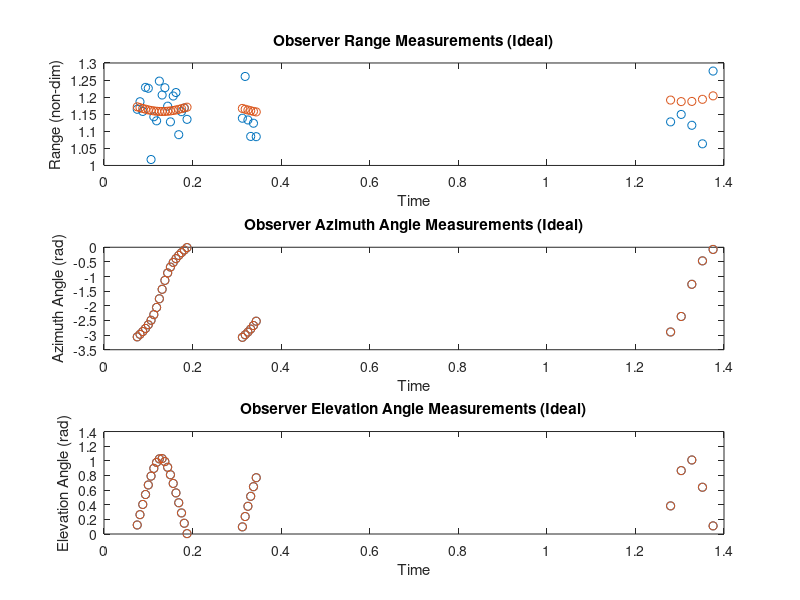
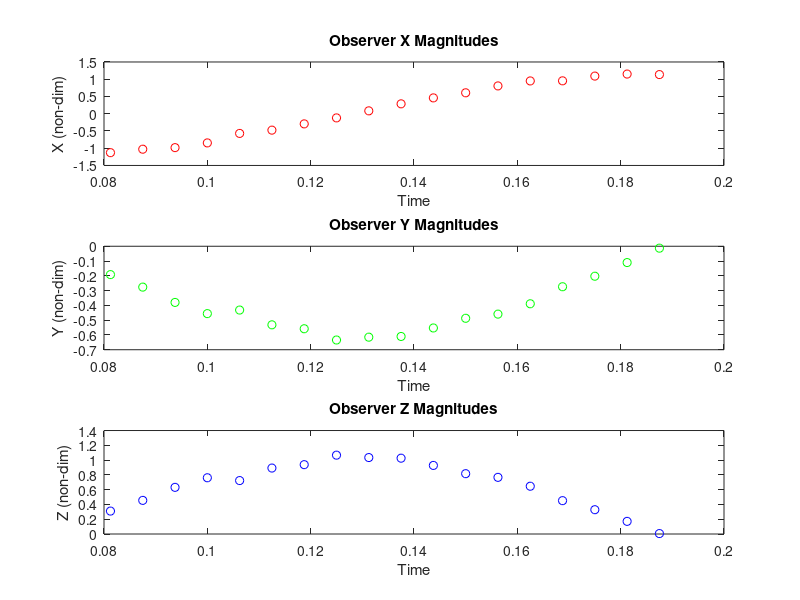
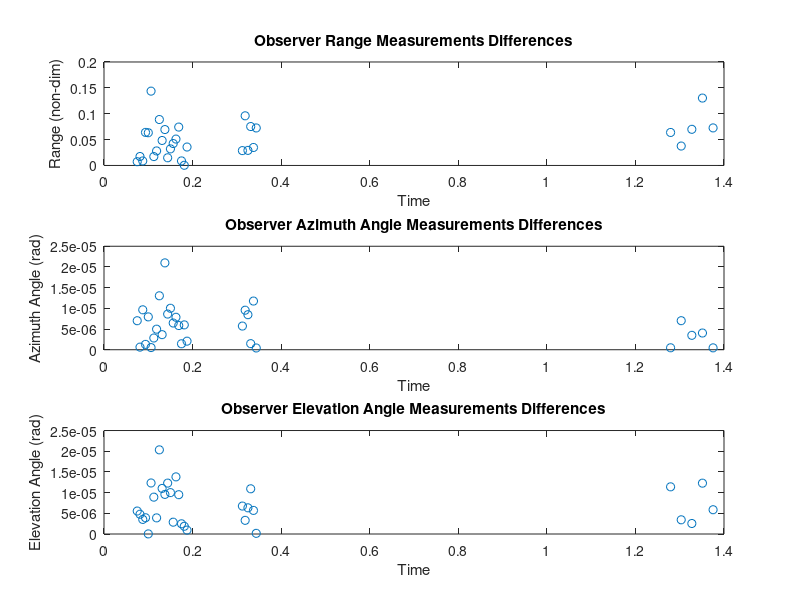
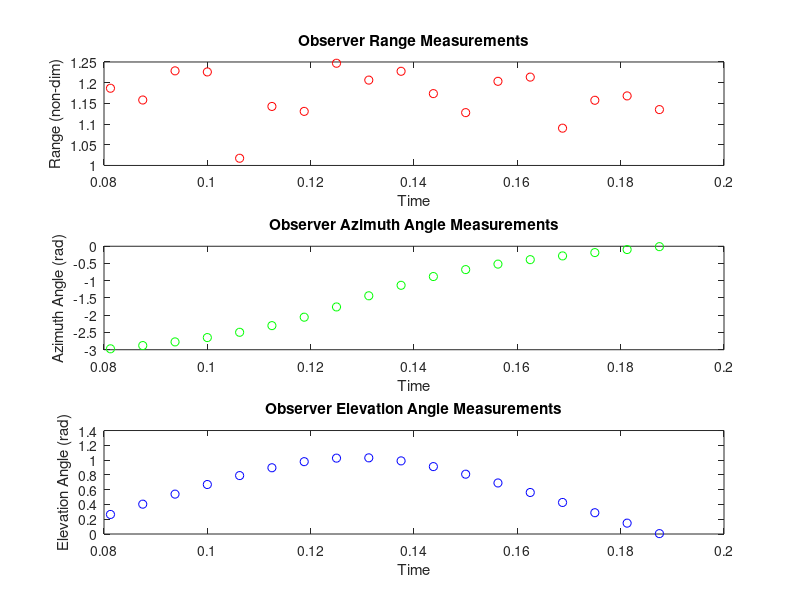

MATLAB code for these plots, in order: (Note: this script raises an error after producing the figures.)
% Load noiseless observation data and other important .mat files
load("partial_ts.mat"); % Noiseless observation data
load("full_ts.mat"); % Position truth (topocentric frame)
load("full_vts.mat"); % Velocity truth (topocentric frame)

% Add observation noise to the observation data as follows:
% Range - 5% of the current (i.e. noiseless) range
% Azimuth - 1.5 arc sec (credit: Dr. Utkarsh Ranjan Mishra)
% Elevation - 1.5 arc sec (credit: Dr. Utkarsh Ranjan Mishra)
% Note: All above quantities are drawn in a zero-mean Gaussian fashion.

noised_obs = partial_ts;

%{
for i = 1:length(partial_ts(:,1))
    mu_t = [partial_ts(i,2); partial_ts(i,3); partial_ts(i,4)];
    Sigma_t = [0.01*partial_ts(i,2), 0, 0; 0, 7.2722e-6, 0; 0, 0, 7.2722e-6]; % 1 arc sec = 4.8481e-6 rad
    % rng('default')
    noised_obs(i,2:4) = mvnrnd(mu_t, Sigma_t);
end
%}

R_t = zeros(3*length(noised_obs(:,1)),1); % We shall diagonalize this later
mu_t = zeros(3*length(noised_obs(:,1)),1);

for i = 1:length(partial_ts(:,1))
    mu_t(3*(i-1)+1:3*(i-1)+3, 1) = [partial_ts(i,2); partial_ts(i,3); partial_ts(i,4)];
    R_t(3*(i-1)+1:3*(i-1)+3, 1) = [(0.05*partial_ts(i,2))^2; (7.2722e-6)^2; (7.2722e-6)^2];
    % rng('default')
    % noised_obs(i,2:4) = mvnrnd(mu_t, Sigma_t);
end

R_t = diag(R_t);
data_vec = mvnrnd(mu_t, R_t)';

for i = 1:length(noised_obs(:,1))
    noised_obs(i,2:4) = data_vec(3*(i-1)+1:3*(i-1)+3,1);
end

% Plot the spherical coordinates of the observer parametrically w.r.t. time
figure(1)
subplot(3,1,1)
plot(noised_obs(:,1), noised_obs(:,2), 'o', partial_ts(:,1), partial_ts(:,2), 'o')
xlabel('Time')
ylabel('Range (non-dim)')
title('Observer Range Measurements (Ideal)')

subplot(3,1,2)
plot(noised_obs(:,1), noised_obs(:,3), 'o', partial_ts(:,1), partial_ts(:,3), 'o')
xlabel('Time')
ylabel('Azimuth Angle (rad)')
title('Observer Azimuth Angle Measurements (Ideal)')

subplot(3,1,3)
plot(noised_obs(:,1), noised_obs(:,4), 'o', partial_ts(:,1), partial_ts(:,4), 'o')
xlabel('Time')
ylabel('Elevation Angle (rad)')
title('Observer Elevation Angle Measurements (Ideal)')
saveas(gcf, 'noisyObservations_ECI.png')

obs_diffs = abs(partial_ts(:,2:4) - noised_obs(:,2:4));

figure(2)
subplot(3,1,1)
plot(noised_obs(:,1), obs_diffs(:,1), 'o')
xlabel('Time')
ylabel('Range (non-dim)')
title('Observer Range Measurements Differences')

subplot(3,1,2)
plot(noised_obs(:,1), obs_diffs(:,2), 'o')
xlabel('Time')
ylabel('Azimuth Angle (rad)')
title('Observer Azimuth Angle Measurements Differences')

subplot(3,1,3)
plot(noised_obs(:,1), obs_diffs(:,3), 'o')
xlabel('Time')
ylabel('Elevation Angle (rad)')
title('Observer Elevation Angle Measurements Differences')

% Extract the first continuous observation track

hdo = []; % Matrix for a half day observation
hdo(1,:) = noised_obs(1,:);
i = 1;
while(noised_obs(i+1,1) - noised_obs(i,1) < full_ts(2,1) + 1e-15) % Add small epsilon due to roundoff error
    hdo(i,:) = noised_obs(i+1,:);
    i = i + 1;
end

% Plot the spherical coordinates of the observer parametrically w.r.t. time
figure(3)
subplot(3,1,1)
plot(hdo(:,1), hdo(:,2), 'ro')
xlabel('Time')
ylabel('Range (non-dim)')
title('Observer Range Measurements')

subplot(3,1,2)
plot(hdo(:,1), hdo(:,3), 'go')
xlabel('Time')
ylabel('Azimuth Angle (rad)')
title('Observer Azimuth Angle Measurements')

subplot(3,1,3)
plot(hdo(:,1), hdo(:,4), 'bo')
xlabel('Time')
ylabel('Elevation Angle (rad)')
title('Observer Elevation Angle Measurements')

% Convert observation data into [X, Y, Z] data in the topographic frame.

hdR = zeros(length(hdo(:,1)),4); % Convert quantities of hdo to [X, Y, Z]
hdR(:,1) = hdo(:,1); % Timestamp stays the same
hdR(:,2) = hdo(:,2) .* cos(hdo(:,4)) .* cos(hdo(:,3)); % Conversion to X
hdR(:,3) = hdo(:,2) .* cos(hdo(:,4)) .* sin(hdo(:,3)); % Conversion to Y
hdR(:,4) = hdo(:,2) .* sin(hdo(:,4)); % Conversion to Z

% Plot the spherical coordinates of the observer parametrically w.r.t. time
figure(4)
subplot(3,1,1)
plot(hdR(:,1), hdR(:,2), 'ro')
xlabel('Time')
ylabel('X (non-dim)')
title('Observer X Magnitudes')

subplot(3,1,2)
plot(hdR(:,1), hdR(:,3), 'go')
xlabel('Time')
ylabel('Y (non-dim)')
title('Observer Y Magnitudes')

subplot(3,1,3)
plot(hdR(:,1), hdR(:,4), 'bo')
xlabel('Time')
ylabel('Z (non-dim)')
title('Observer Z Magnitudes')

saveas(gcf, 'noisedXYZ_singleTrack.png')

pf = 0.50; % A factor between 0 to 1 describing the length of the day to interpolate [x, y]
in_len = round(pf * length(hdR(:,1))); % Length of interpolation interval
hdR_p = hdR(1:in_len,:); % Matrix for a partial half-day observation

% Fit polynomials for X, Y, and Z (Cubic for X, Quadratic for X and Y)
coeffs_X = polyfit(hdR_p(:,1), hdR_p(:,2), 4);
coeffs_Y = polyfit(hdR_p(:,1), hdR_p(:,3), 4);
coeffs_Z = polyfit(hdR_p(:,1), hdR_p(:,4), 4);

% Predicted values for X, Y, and Z given the polynomial fits
X_fit = polyval(coeffs_X, hdR_p(:,1));
Y_fit = polyval(coeffs_Y, hdR_p(:,1));
Z_fit = polyval(coeffs_Z, hdR_p(:,1));

% Now that you have analytically calculated the coefficients of the fitted
% polynomial, use them to obtain values for X_dot, Y_dot, and Z_dot.
% 1) Plot the X_dot, Y_dot, and Z_dot values for the time points for the
% slides. 
% 2) Find a generic way of obtaining and plotting X_dot, Y_dot, and Z_dot
% values given some set of [X_coeffs, Y_coeffs, Z_coeffs]. 

coeffs_dX = polyDeriv(coeffs_X);
coeffs_dY = polyDeriv(coeffs_Y);
coeffs_dZ = polyDeriv(coeffs_Z);

% Predicted values for Xdot, Ydot, and Zdot given the polynomial fits
Xdot_fit = polyval(coeffs_dX, hdR_p(:,1));
Ydot_fit = polyval(coeffs_dY, hdR_p(:,1));
Zdot_fit = polyval(coeffs_dZ, hdR_p(:,1));

partial_vts = [];
partial_rts = [];
j = 1;
i = 1;
while (j <= length(hdR_p(:,1)))
    if(hdR(j,1) == full_vts(i,1)) % Matching time index
        partial_vts(j,:) = full_vts(i,:);
        partial_rts(j,:) = full_ts(i,:);
        j = j + 1;
    end
    i = i + 1;
end

% Plotting converted X, Y, Z data with the fitted polynomials
figure(4)
subplot(2,3,1)
scatter(hdR_p(:,1), hdR_p(:,2), 'blue', 'DisplayName', 'Topocentric X (Fitted)');
hold on;
scatter(hdR_p(:,1), partial_rts(:,2), 'yellow', 'DisplayName', 'Topocentric X (Truth)');
hold on;
plot(hdR_p(:,1), X_fit, 'red', 'DisplayName', 'Polynomial Fit')
xlabel('Time (non-dim)')
ylabel('X (non-dim)')
legend('show')

subplot(2,3,2)
scatter(hdR_p(:,1), hdR_p(:,3), 'blue', 'DisplayName', 'Topocentric Y (Fitted)');
hold on;
scatter(hdR_p(:,1), partial_rts(:,3), 'yellow', 'DisplayName', 'Topocentric Y (Truth)');
hold on;
plot(hdR_p(:,1), Y_fit, 'green', 'DisplayName', 'Polynomial Fit')
xlabel('Time (non-dim)')
ylabel('Y (non-dim)')
legend('show')

subplot(2,3,3)
scatter(hdR_p(:,1), hdR_p(:,4), 'blue', 'DisplayName', 'Topocentric Z (Fitted)');
hold on;
scatter(hdR_p(:,1), partial_rts(:,4), 'yellow', 'DisplayName', 'Topocentric Z (Truth)');
hold on;
plot(hdR_p(:,1), Z_fit, 'cyan', 'DisplayName', 'Polynomial Fit')
xlabel('Time (non-dim)')
ylabel('Z (non-dim)')
legend('show')

subplot(2,3,4)
scatter(partial_vts(:,1), partial_vts(:,2), 'blue', 'DisplayName', 'Topocentric Xdot (Fitted)');
hold on;
% scatter(partial_vts(:,1), partial_vts(length(hdR_p(:,1)):end,2), 'red', 'DisplayName', 'Topocentric Xdot (Unfitted)');
% hold on;
plot(partial_vts(:,1), Xdot_fit, 'red', 'DisplayName', 'Polynomial Fit')
xlabel('Time (non-dim)')
ylabel('Xdot (non-dim)')
legend('show')

subplot(2,3,5)
scatter(partial_vts(:,1), partial_vts(:,3), 'blue', 'DisplayName', 'Topocentric Ydot (Fitted)');
hold on;
% scatter(partial_vts(:,1), partial_vts(length(hdR_p(:,1)):end,3), 'red', 'DisplayName', 'Topocentric Ydot (Unfitted)');
% hold on;
plot(partial_vts(:,1), Ydot_fit, 'green', 'DisplayName', 'Polynomial Fit')
xlabel('Time (non-dim)')
ylabel('Ydot (non-dim)')
legend('show')

subplot(2,3,6)
scatter(partial_vts(:,1), partial_vts(:,4), 'blue', 'DisplayName', 'Topocentric Zdot (Fitted)');
hold on;
% scatter(partial_vts(length(hdR_p(:,1)):end,1), partial_vts(length(hdR_p(:,1)):end,4), 'red', 'DisplayName', 'Topocentric Zdot (Unfitted)');
% hold on;
plot(partial_vts(:,1), Zdot_fit, 'cyan', 'DisplayName', 'Polynomial Fit')
xlabel('Time (non-dim)')
ylabel('Zdot (non-dim)')
legend('show')

savefig(gcf, 'fittedStates.fig')
saveas(gcf, 'fittedStates.png')

%{
% Finding Point of best polynomial fit within interval
fitDiff_r = abs(hdR_p(:,2:4) - [X_fit, Y_fit, Z_fit]);
fitDiff_r = sum(fitDiff_r, 2);
[cmin, imin] = min(fitDiff_r);
%}

Xot_fitted = [X_fit(end,1); Y_fit(end,1); Z_fit(end,1); Xdot_fit(end,1); Ydot_fit(end,1); Zdot_fit(end,1)];
Xot_truth = [partial_rts(end,2:4), partial_vts(end,2:4)]';

t_truth = partial_rts(end,1);
[idx_prop, c_prop] = find(full_ts == t_truth);
Xprop_truth = [full_ts(idx_prop+1,2:4), full_vts(idx_prop+1,2:4)]';

L = 200;
Xcloud = zeros(L,6);
pf = 0.5;

for i = 1:length(Xcloud(:,1))
    Xcloud(i,:) = stateEstCloud(pf, partial_ts, (partial_ts(2,1) - partial_ts(1,1)) + 1e-15);
end

% Plot the cloud and the truth
figure(20)

subplot(1,3,1)
plot(Xcloud(:,1), Xcloud(:,2), '.', 'DisplayName', 'Interpolated State');
hold on;
plot(Xot_truth(1), Xot_truth(2), '+', 'MarkerSize', 12, 'LineWidth', 2, 'DisplayName', 'Target Truth')
xlabel('X Position')
ylabel('Y Position')
title('X-Y')

subplot(1,3,2)
plot(Xcloud(:,1), Xcloud(:,3), '.', 'DisplayName', 'Interpolated State');
hold on;
plot(Xot_truth(1), Xot_truth(3), '+', 'MarkerSize', 12, 'LineWidth', 2, 'DisplayName', 'Target Truth')
xlabel('X Position')
ylabel('Z Position')
title('X-Z')

subplot(1,3,3)
plot(Xcloud(:,2), Xcloud(:,3), '.', 'DisplayName', 'Interpolated State');
hold on;
plot(Xot_truth(2), Xot_truth(3), '+', 'MarkerSize', 12, 'LineWidth', 2, 'DisplayName', 'Target Truth')
xlabel('Y Position')
ylabel('Z Position')
title('Y-Z')

%{
subplot(2,1,1)
plot3(Xcloud(:,1), Xcloud(:,2), Xcloud(:,3), '.');
hold on;
plot3(Xot_truth(1), Xot_truth(2), Xot_truth(3), '+', 'MarkerSize', 12, 'LineWidth', 2)
xlabel('X Position')
ylabel('Y Position')
zlabel('Z Position')
title('Position Cloud')

subplot(2,1,2)
plot3(Xcloud(:,4), Xcloud(:,5), Xcloud(:,6), '.');
hold on;
plot3(Xot_truth(4), Xot_truth(5), Xot_truth(6), '+', 'MarkerSize', 12, 'LineWidth', 2)
xlabel('X Velocity')
ylabel('Y Velocity')
zlabel('Z Velocity')
title('Velocity Cloud')

savefig(gcf, "interpolationCloud.fig");
saveas(gcf, "interpolationCloud.png");
%}

% Show 2D plane plots of the above figure
figure(6)

subplot(2,3,1)
plot(Xcloud(:,1), Xcloud(:,2), '.');
hold on;
plot(Xot_truth(1), Xot_truth(2), '+', 'MarkerSize', 12, 'LineWidth', 2)
xlabel('X Position')
ylabel('Y Position')
title('X-Y')

subplot(2,3,2)
plot(Xcloud(:,1), Xcloud(:,3), '.');
hold on;
plot(Xot_truth(1), Xot_truth(3), '+', 'MarkerSize', 12, 'LineWidth', 2)
xlabel('X Position')
ylabel('Z Position')
title('X-Z')

subplot(2,3,3)
plot(Xcloud(:,2), Xcloud(:,3), '.');
hold on;
plot(Xot_truth(2), Xot_truth(3), '+', 'MarkerSize', 12, 'LineWidth', 2)
xlabel('Y Position')
ylabel('Z Position')
title('Y-Z')

subplot(2,3,4)
plot(Xcloud(:,4), Xcloud(:,5), '.');
hold on;
plot(Xot_truth(4), Xot_truth(5), '+', 'MarkerSize', 12, 'LineWidth', 2)
xlabel('X Velocity')
ylabel('Y Velocity')
title('Xdot-Ydot')

subplot(2,3,5)
plot(Xcloud(:,4), Xcloud(:,6), '.');
hold on;
plot(Xot_truth(4), Xot_truth(6), '+', 'MarkerSize', 12, 'LineWidth', 2)
xlabel('X Velocity')
ylabel('Z Velocity')
title('Xdot-Zdot')

subplot(2,3,6)
plot(Xcloud(:,5), Xcloud(:,6), '.');
hold on;
plot(Xot_truth(5), Xot_truth(6), '+', 'MarkerSize', 12, 'LineWidth', 2)
xlabel('Y Velocity')
ylabel('Z Velocity')
title('Ydot-Zdot')
%}


% Now that you have an initial cloud of particles, let's approximate the
% multi-variate mean and covariance of this data so that we may be able to
% approximate it as a single-mode Gaussian


% First, we calculate the mean
mu_c = zeros(1,length(Xcloud(1,:)));
% P_c = zeros(length(Xcloud(1,:)));
Xc = Xcloud; % Variable for re-centering Xcloud
for i = 1:length(Xcloud(1,:))
    mu_c(1,i) = mean(Xcloud(:,i));
    Xc(:,i) = Xcloud(:,i) - mu_c(1,i)*ones(length(Xcloud(:,1)),1);
end

P_c = (1/(length(Xcloud(:,1))-1)) * (Xc)' * Xc;

fprintf('Mean: \n');
disp(mu_c);
fprintf('Covariance:\n');
disp(P_c);

t_int = hdR_p(end,1); % Time at which we are obtaining a state cloud
interval = partial_ts(2,1) - partial_ts(1,1);
tspan = 0:interval:interval; % Integrate over just a single time step
Xm_cloud = Xcloud;

for i = 1:length(Xcloud(:,1))
    % First, convert from X_{ot} in the topocentric frame to X_{bt} in the
    % synodic frame.
    Xbt = backConvertSynodic(Xcloud(i,:)', t_int);

    % Next, propagate each X_{bt} in your particle cloud by a single time 
    % step and convert back to the topographic frame.
     % Call ode45()
    opts = odeset('Events', @termSat);
    [t,X] = ode45(@cr3bp_dyn, [0 interval], Xbt, opts); % Assumes termination event (i.e. target enters LEO)
    Xm_bt = X(end,:)';
    Xm_cloud(i,:) = convertToTopo(Xm_bt, t_int + interval);
end

%{
% Plot the cloud and the truth
figure(7)
subplot(2,1,1)
plot3(Xm_cloud(:,1), Xm_cloud(:,2), Xm_cloud(:,3), '.');
hold on;
plot3(Xprop_truth(1), Xprop_truth(2), Xprop_truth(3), '+', 'MarkerSize', 12, 'LineWidth', 2)
xlabel('X Position')
ylabel('Y Position')
zlabel('Z Position')
title('Position Cloud')

subplot(2,1,2)
plot3(Xm_cloud(:,4), Xm_cloud(:,5), Xm_cloud(:,6), '.');
hold on;
plot3(Xprop_truth(4), Xprop_truth(5), Xprop_truth(6), '+', 'MarkerSize', 12, 'LineWidth', 2)
xlabel('X Velocity')
ylabel('Y Velocity')
zlabel('Z Velocity')
title('Velocity Cloud')

savefig(gcf, "interpolationCloud.fig");
saveas(gcf, "interpolationCloud.png");

% Show 2D plane plots of the above figure
figure(8)

subplot(2,3,1)
plot(Xm_cloud(:,1), Xm_cloud(:,2), '.');
hold on;
plot(Xprop_truth(1), Xprop_truth(2), '+', 'MarkerSize', 12, 'LineWidth', 2)
xlabel('X Position')
ylabel('Y Position')
title('X-Y')

subplot(2,3,2)
plot(Xm_cloud(:,1), Xm_cloud(:,3), '.');
hold on;
plot(Xprop_truth(1), Xprop_truth(3), '+', 'MarkerSize', 12, 'LineWidth', 2)
xlabel('X Position')
ylabel('Z Position')
title('X-Z')

subplot(2,3,3)
plot(Xm_cloud(:,2), Xm_cloud(:,3), '.');
hold on;
plot(Xprop_truth(2), Xprop_truth(3), '+', 'MarkerSize', 12, 'LineWidth', 2)
xlabel('Y Position')
ylabel('Z Position')
title('Y-Z')

subplot(2,3,4)
plot(Xm_cloud(:,4), Xm_cloud(:,5), '.');
hold on;
plot(Xprop_truth(4), Xprop_truth(5), '+', 'MarkerSize', 12, 'LineWidth', 2)
xlabel('X Velocity')
ylabel('Y Velocity')
title('Xdot-Ydot')

subplot(2,3,5)
plot(Xm_cloud(:,4), Xm_cloud(:,6), '.');
hold on;
plot(Xprop_truth(4), Xprop_truth(6), '+', 'MarkerSize', 12, 'LineWidth', 2)
xlabel('X Velocity')
ylabel('Z Velocity')
title('Xdot-Zdot')

subplot(2,3,6)
plot(Xm_cloud(:,5), Xm_cloud(:,6), '.');
hold on;
plot(Xprop_truth(5), Xprop_truth(6), '+', 'MarkerSize', 12, 'LineWidth', 2)
xlabel('Y Velocity')
ylabel('Z Velocity')
title('Ydot-Zdot')
%}

mu_c = mean(Xm_cloud);
P_c = (Xm_cloud - mu_c)' * (Xm_cloud - mu_c) / (L - 1);

%{
% First, we calculate the mean
mu_c = zeros(1,length(Xm_cloud(1,:)));
% P_c = zeros(length(Xcloud(1,:)));
Xc = Xm_cloud; % Variable for re-centering Xcloud
for i = 1:length(Xm_cloud(1,:))
    mu_c(1,i) = mean(Xm_cloud(:,i));
    Xc(:,1) = Xm_cloud(:,1) - mu_c(1,i)*ones(length(Xm_cloud(:,1)),1);
end

P_c = (1/(length(Xm_cloud(:,1))-1)) * (Xc)' * Xc;
%}

fprintf('Mean (Prior Estimate): \n');
disp(mu_c);
fprintf('Covariance (Prior Estimate):\n');
disp(P_c);

% Update the mean and covariance with a Kalman update
t_stamp = t_int + interval;
[idx_meas, ~] = find(partial_ts == t_stamp);
if (idx_meas ~= 0) % i.e. there exists a measurement
    R_vv = R_t(3*idx_meas-2:3*idx_meas,3*idx_meas-2:3*idx_meas);
    Hk_R = [mu_c(1)/sqrt(mu_c(1)^2 + mu_c(2)^2 + mu_c(3)^2), ...
        mu_c(2)/sqrt(mu_c(1)^2 + mu_c(2)^2 + mu_c(3)^2), ...
        mu_c(3)/sqrt(mu_c(1)^2 + mu_c(2)^2 + mu_c(3)^2), 0, 0, 0]; % Range linearization
    Hk_AZ = [-mu_c(2)/(mu_c(1)^2 + mu_c(2)^2), mu_c(1)/(mu_c(1)^2 + mu_c(2)^2), 0, 0, 0, 0]; % Azimuth angle linearization
    Hk_EL = [-(mu_c(1)*mu_c(3))/((mu_c(1)^2 + mu_c(2)^2 + mu_c(3)^2)^(1.5)*sqrt(1 - mu_c(3)^2/(mu_c(1)^2 + mu_c(2)^2 +mu_c(3)^2))), ...
       -(mu_c(2)*mu_c(3))/((mu_c(1)^2 + mu_c(2)^2 + mu_c(3)^2)^(1.5)*sqrt(1 - mu_c(3)^2/(mu_c(1)^2 + mu_c(2)^2 +mu_c(3)^2))), ...
       sqrt(mu_c(1)^2 + mu_c(2)^2)/(mu_c(1)^2 + mu_c(2)^2 + mu_c(3)^2), 0, 0, 0];

    Hxk = [Hk_R; Hk_AZ; Hk_EL];
    h = @(x) [sqrt(x(1)^2 + x(2)^2 + x(3)^2); atan2(x(2),x(1)); pi/2 - acos(x(3)/sqrt(x(1)^2 + x(2)^2 + x(3)^2))]; % Nonlinear measurement model
    zt = noised_obs(idx_meas,2:4)';

    [mu_p, P_p] = kalmanUpdate(zt, Hxk, R_vv, mu_c', P_c, h);
else
    mu_p = mu_c';
    P_p = P_c';
end

fprintf('Mean (Posterior Estimate): \n');
disp(mu_p);
fprintf('Covariance (Posterior Estimate):\n');
disp(P_p);

fprintf('Truth State: \n');
disp([full_ts(idx_prop+1,2:4), full_vts(idx_prop+1,2:4)]);

Xp_cloud = Xm_cloud;
for i = 1:L
    Xp_cloud(i,:) = mvnrnd(mu_p, P_p);
end

% Xprop_truth = [full_ts(idx_prop+1,2:4), full_vts(idx_prop+1,2:4)];

%{
% Plot the cloud and the truth
figure(9)
subplot(2,1,1)
plot3(Xp_cloud(:,1), Xp_cloud(:,2), Xp_cloud(:,3), '.');
hold on;
plot3(Xprop_truth(1), Xprop_truth(2), Xprop_truth(3), '+', 'MarkerSize', 12, 'LineWidth', 2)
xlabel('X Position')
ylabel('Y Position')
zlabel('Z Position')
title('Position Cloud')

subplot(2,1,2)
plot3(Xp_cloud(:,4), Xp_cloud(:,5), Xp_cloud(:,6), '.');
hold on;
plot3(Xprop_truth(4), Xprop_truth(5), Xprop_truth(6), '+', 'MarkerSize', 12, 'LineWidth', 2)
xlabel('X Velocity')
ylabel('Y Velocity')
zlabel('Z Velocity')
title('Velocity Cloud')

savefig(gcf, "updatedCloud.fig");
saveas(gcf, "updatedCloud.png");

% Show 2D plane plots of the above figure
figure(10)

subplot(2,3,1)
plot(Xp_cloud(:,1), Xp_cloud(:,2), '.');
hold on;
plot(Xprop_truth(1), Xprop_truth(2), '+', 'MarkerSize', 12, 'LineWidth', 2)
xlabel('X Position')
ylabel('Y Position')
title('X-Y')

subplot(2,3,2)
plot(Xp_cloud(:,1), Xp_cloud(:,3), '.');
hold on;
plot(Xprop_truth(1), Xprop_truth(3), '+', 'MarkerSize', 12, 'LineWidth', 2)
xlabel('X Position')
ylabel('Z Position')
title('X-Z')

subplot(2,3,3)
plot(Xp_cloud(:,2), Xp_cloud(:,3), '.');
hold on;
plot(Xprop_truth(2), Xprop_truth(3), '+', 'MarkerSize', 12, 'LineWidth', 2)
xlabel('Y Position')
ylabel('Z Position')
title('Y-Z')

subplot(2,3,4)
plot(Xp_cloud(:,4), Xp_cloud(:,5), '.');
hold on;
plot(Xprop_truth(4), Xprop_truth(5), '+', 'MarkerSize', 12, 'LineWidth', 2)
xlabel('X Velocity')
ylabel('Y Velocity')
title('Xdot-Ydot')

subplot(2,3,5)
plot(Xp_cloud(:,4), Xp_cloud(:,6), '.');
hold on;
plot(Xprop_truth(4), Xprop_truth(6), '+', 'MarkerSize', 12, 'LineWidth', 2)
xlabel('X Velocity')
ylabel('Z Velocity')
title('Xdot-Zdot')

subplot(2,3,6)
plot(Xp_cloud(:,5), Xp_cloud(:,6), '.');
hold on;
plot(Xprop_truth(5), Xprop_truth(6), '+', 'MarkerSize', 12, 'LineWidth', 2)
xlabel('Y Velocity')
ylabel('Z Velocity')
title('Ydot-Zdot')
%}

% Set up a loop to propagate and update the EnKF mixture for the remaining
% epochs of the tracklet or half-day observation streak.

% Finding current time step index of tracklet
[idx_meas, c_meas] = find(abs(hdR(:,1) - t_stamp) < 1e-10);
interval = hdR(idx_meas,c_meas) - hdR(idx_meas-1,c_meas);
t_end = hdR(idx_meas + 1, c_meas);
% t_end = hdR(end,1) - interval; % Last observation of tracklet

for to = t_stamp:interval:t_end % Looping over the times of observation for easier propagation
    [mu_c, P_c] = propagate(mu_p, P_p, to, interval, L);

    % Update the mean and covariance with a Kalman update
    tstamp = to + interval;
    fprintf("Timestamp: %1.4f\n", tstamp);
    % [idx_meas, c_meas] = find(partial_ts(:,1) == tstamp);
    [idx_meas, c_meas] = find(abs(partial_ts(:,1) - tstamp) < 1e-10);
    if (idx_meas ~= 0) % i.e. there exists a measurement
        % R_vv = R_t(3*idx_meas-2:3*idx_meas,3*idx_meas-2:3*idx_meas);
        R_vv = [0.05*partial_ts(idx_meas,2), 0, 0; 0 7.2722e-6, 0; 0, 0, 7.2722e-6].^2;
        Hk_R = [mu_c(1)/sqrt(mu_c(1)^2 + mu_c(2)^2 + mu_c(3)^2), ...
            mu_c(2)/sqrt(mu_c(1)^2 + mu_c(2)^2 + mu_c(3)^2), ...
            mu_c(3)/sqrt(mu_c(1)^2 + mu_c(2)^2 + mu_c(3)^2), 0, 0, 0]; % Range linearization
        Hk_AZ = [-mu_c(2)/(mu_c(1)^2 + mu_c(2)^2), mu_c(1)/(mu_c(1)^2 + mu_c(2)^2), 0, 0, 0, 0]; % Azimuth angle linearization
        Hk_EL = [-(mu_c(1)*mu_c(3))/((mu_c(1)^2 + mu_c(2)^2 + mu_c(3)^2)^(1.5)*sqrt(1 - mu_c(3)^2/(mu_c(1)^2 + mu_c(2)^2 +mu_c(3)^2))), ...
            -(mu_c(2)*mu_c(3))/((mu_c(1)^2 + mu_c(2)^2 + mu_c(3)^2)^(1.5)*sqrt(1 - mu_c(3)^2/(mu_c(1)^2 + mu_c(2)^2 +mu_c(3)^2))), ...
            sqrt(mu_c(1)^2 + mu_c(2)^2)/(mu_c(1)^2 + mu_c(2)^2 + mu_c(3)^2), 0, 0, 0];

        Hxk = [Hk_R; Hk_AZ; Hk_EL];
        h = @(x) [sqrt(x(1)^2 + x(2)^2 + x(3)^2); atan2(x(2),x(1)); pi/2 - acos(x(3)/sqrt(x(1)^2 + x(2)^2 + x(3)^2))]; % Nonlinear measurement model
        zt = noised_obs(idx_meas,2:4)';

        [mu_p, P_p] = kalmanUpdate(zt, Hxk, R_vv, mu_c', P_c, h);
    else
        fprintf("Measurement not found at t = %1.4f\n", to);
        mu_p = mu_c';
        P_p = P_c;
    end
end

[idx_truth, c_truth] = find(abs(full_ts - t_end) < 1e-10);
Xprop_truth = [full_ts(idx_truth+1,2:4), full_vts(idx_truth+1,2:4)]'; % Location of Truth

Xp_cloud = Xm_cloud;
for i = 1:L
    Xp_cloud(i,:) = mvnrnd(mu_p, P_p);
end

% Plot the cloud and the truth
figure(5)

subplot(2,1,1)
plot3(Xp_cloud(:,1), Xp_cloud(:,2), Xp_cloud(:,3), '.');
hold on;
plot3(Xprop_truth(1), Xprop_truth(2), Xprop_truth(3), '+', 'MarkerSize', 12, 'LineWidth', 2)
xlabel('X Position')
ylabel('Y Position')
zlabel('Z Position')
title('Position Cloud')

subplot(2,1,2)
plot3(Xp_cloud(:,4), Xp_cloud(:,5), Xp_cloud(:,6), '.');
hold on;
plot3(Xprop_truth(4), Xprop_truth(5), Xprop_truth(6), '+', 'MarkerSize', 12, 'LineWidth', 2)
xlabel('X Velocity')
ylabel('Y Velocity')
zlabel('Z Velocity')
title('Velocity Cloud')

savefig(gcf, "updatedCloudFinal.fig");
saveas(gcf, "updatedCloudFinal.png");

% Show 2D plane plots of the above figure
figure(9)

subplot(2,3,1)
plot(Xp_cloud(:,1), Xp_cloud(:,2), '.');
hold on;
plot(Xprop_truth(1), Xprop_truth(2), '+', 'MarkerSize', 12, 'LineWidth', 2)
xlabel('X Position')
ylabel('Y Position')
title('X-Y')

subplot(2,3,2)
plot(Xp_cloud(:,1), Xp_cloud(:,3), '.');
hold on;
plot(Xprop_truth(1), Xprop_truth(3), '+', 'MarkerSize', 12, 'LineWidth', 2)
xlabel('X Position')
ylabel('Z Position')
title('X-Z')

subplot(2,3,3)
plot(Xp_cloud(:,2), Xp_cloud(:,3), '.');
hold on;
plot(Xprop_truth(2), Xprop_truth(3), '+', 'MarkerSize', 12, 'LineWidth', 2)
xlabel('Y Position')
ylabel('Z Position')
title('Y-Z')

subplot(2,3,4)
plot(Xp_cloud(:,4), Xp_cloud(:,5), '.');
hold on;
plot(Xprop_truth(4), Xprop_truth(5), '+', 'MarkerSize', 12, 'LineWidth', 2)
xlabel('X Velocity')
ylabel('Y Velocity')
title('Xdot-Ydot')

subplot(2,3,5)
plot(Xp_cloud(:,4), Xp_cloud(:,6), '.');
hold on;
plot(Xprop_truth(4), Xprop_truth(6), '+', 'MarkerSize', 12, 'LineWidth', 2)
xlabel('X Velocity')
ylabel('Z Velocity')
title('Xdot-Zdot')

subplot(2,3,6)
plot(Xp_cloud(:,5), Xp_cloud(:,6), '.');
hold on;
plot(Xprop_truth(5), Xprop_truth(6), '+', 'MarkerSize', 12, 'LineWidth', 2)
xlabel('Y Velocity')
ylabel('Z Velocity')
title('Ydot-Zdot')

fprintf('Final Mean: \n');
disp(mu_p);
fprintf('\nFinal Covariance: \n');
disp(P_p);
fprintf('\nTruth: \n')
disp(Xprop_truth);

%% Functions
function [dX_coeffs] = polyDeriv(X_coeffs)
    
    dX_coeffs = zeros(1, length(X_coeffs)-1);
    for j = length(X_coeffs):-1:2
        dX_coeffs(length(X_coeffs)+1-j) = X_coeffs(length(X_coeffs)+1-j)*(j-1);
    end
end

function [Xfit] = stateEstCloud(pf, obTr, tdiff)
    noised_obs = obTr;

    R_t = zeros(3*length(noised_obs(:,1)),1); % We shall diagonalize this later
    mu_t = zeros(3*length(noised_obs(:,1)),1);

    load("partial_ts.mat"); % Noiseless observation data

    for i = 1:length(obTr(:,1))
        mu_t(3*(i-1)+1:3*(i-1)+3, 1) = [partial_ts(i,2); partial_ts(i,3); partial_ts(i,4)];
        R_t(3*(i-1)+1:3*(i-1)+3, 1) = [0.05*partial_ts(i,2); 7.2722e-6; 7.2722e-6].^2;
    end

    R_t = diag(R_t);
    data_vec = mvnrnd(mu_t, R_t)';

    for i = 1:length(noised_obs(:,1))
        noised_obs(i,2:4) = data_vec(3*(i-1)+1:3*(i-1)+3,1);
    end

    % Extract the first continuous observation track

    hdo = []; % Matrix for a half day observation
    i = 1;
    while(noised_obs(i+1,1) - noised_obs(i,1) < tdiff) % Add small epsilon due to roundoff error
        hdo(i,:) = noised_obs(i+1,:);
        i = i + 1;
    end
    
    % Convert observation data into [X, Y, Z] data in the topographic frame.

    hdR = zeros(length(hdo(:,1)),4); % Convert quantities of hdo to [X, Y, Z]
    hdR(:,1) = hdo(:,1); % Timestamp stays the same
    hdR(:,2) = hdo(:,2) .* cos(hdo(:,4)) .* cos(hdo(:,3)); % Conversion to X
    hdR(:,3) = hdo(:,2) .* cos(hdo(:,4)) .* sin(hdo(:,3)); % Conversion to Y
    hdR(:,4) = hdo(:,2) .* sin(hdo(:,4)); % Conversion to Z

    in_len = round(pf * length(hdR(:,1))); % Length of interpolation interval
    hdR_p = hdR(1:in_len,:); % Matrix for a partial half-day observation

    % Fit polynomials for X, Y, and Z (Cubic for X, Quadratic for X and Y)
    coeffs_X = polyfit(hdR_p(:,1), hdR_p(:,2), 4);
    coeffs_Y = polyfit(hdR_p(:,1), hdR_p(:,3), 4);
    coeffs_Z = polyfit(hdR_p(:,1), hdR_p(:,4), 4);

    % Predicted values for X, Y, and Z given the polynomial fits
    X_fit = polyval(coeffs_X, hdR_p(:,1));
    Y_fit = polyval(coeffs_Y, hdR_p(:,1));
    Z_fit = polyval(coeffs_Z, hdR_p(:,1));

    % Now that you have analytically calculated the coefficients of the fitted
    % polynomial, use them to obtain values for X_dot, Y_dot, and Z_dot.
    % 1) Plot the X_dot, Y_dot, and Z_dot values for the time points for the
    % slides. 
    % 2) Find a generic way of obtaining and plotting X_dot, Y_dot, and Z_dot
    % values given some set of [X_coeffs, Y_coeffs, Z_coeffs]. 

    coeffs_dX = polyDeriv(coeffs_X);
    coeffs_dY = polyDeriv(coeffs_Y);
    coeffs_dZ = polyDeriv(coeffs_Z);

    % Predicted values for Xdot, Ydot, and Zdot given the polynomial fits
    Xdot_fit = polyval(coeffs_dX, hdR_p(:,1));
    Ydot_fit = polyval(coeffs_dY, hdR_p(:,1));
    Zdot_fit = polyval(coeffs_dZ, hdR_p(:,1));

    Xfit = [X_fit(end,1); Y_fit(end,1); Z_fit(end,1); Xdot_fit(end,1); Ydot_fit(end,1); Zdot_fit(end,1)];
end

% Propagation step for EnKF
function [mu_m, P_m] = propagate(mu, P, t_int, interval, L)
    P = (P + P')/2;
    Xcloud = zeros(L,length(mu)); % Draw from a particle cloud
    for i = 1:L
        Xcloud(i,:) = mvnrnd(mu,P);
    end
    
    Xm_cloud = Xcloud;
    for i = 1:length(Xcloud(:,1))
        % First, convert from X_{ot} in the topocentric frame to X_{bt} in the
        % synodic frame.
        Xbt = backConvertSynodic(Xcloud(i,:)', t_int);

        % Next, propagate each X_{bt} in your particle cloud by a single time 
        % step and convert back to the topographic frame.
        % Call ode45()
        opts = odeset('Events', @termSat);
        [~,X] = ode45(@cr3bp_dyn, [0 interval], Xbt, opts); % Assumes termination event (i.e. target enters LEO)
        Xm_bt = X(end,:)';
        Xm_cloud(i,:) = convertToTopo(Xm_bt, t_int + interval);
    end

    mu_m = mean(Xm_cloud);
    P_m = cov(Xm_cloud);
    % P_m = (Xm_cloud - mu_m)' * (Xm_cloud - mu_m) / (L - 1);
    
    %{
    mu_m = zeros(1,length(mu));
    Xc = Xm_cloud; % Variable for re-centering Xcloud
    % P_m = zeros(length(mu), length(mu));
    for i = 1:length(Xm_cloud(1,:))
        mu_m(1,i) = mean(Xm_cloud(:,i));
        Xc(:,i) = Xm_cloud(:,i) - mu_m(1,i)*ones(length(Xm_cloud(:,1)),1);
    end

    P_m = (1/(L-1)) * (Xc)' * Xc;
    % P_m = cov(Xm_cloud);
    %}
end

% Kalman update for a single time step
function [mu_p, P_p] = kalmanUpdate(zk, H, R, mu_m, P_m, h)
    % fprintf('zk = \n');
    % disp(zk);
    % fprintf('H = \n');
    % disp(H);
    % fprintf('mu_m = \n');
    % disp(mu_m);
    K_k = P_m*H'*(H*P_m*H' + R)^(-1); % Kalman gain
    % inn = zk - H*mu_m; % Innovation
    % mu_p = mu_m + K_k*inn;

    % h = @(x) [sqrt(x(1)^2 + x(2)^2 + x(3)^2); atan2(x(2),x(1)); pi/2 - acos(x(3)/sqrt(x(1)^2 + x(2)^2 + x(3)^2))]; % Nonlinear measurement model
    mu_p = mu_m + K_k*(zk - h(mu_m));
    P_p = (eye(length(mu_m)) - K_k*H)*P_m;

    % Ensure Kalman update is symmetric
    P_p = (P_p + P_p')/2;
end

% Converts X_ot in the topographic frame to X_bt in the CR3BP synodic frame
function [X_bt] = backConvertSynodic(X_ot, t_stamp)

    rot_topo = X_ot(1:3); % First three components of the state vector
    vot_topo = X_ot(4:6); % Last three components of the state vector

    % First step: Obtain X_{eo}^{ECI} 
    obs_lat = 30.618963;
    obs_lon = -96.339214;
    elevation = 103.8;
    mu = 1.2150582e-2;

    UTC_vec_orig = [2024	5	3	2	41	15.1261889999956]; % Initial UTC vector at t_stamp = 0
    t_add_dim = t_stamp * (4.342); % Convert the time to add to a dimensional quantity
    UTC_vec = datevec(datetime(UTC_vec_orig) + t_add_dim); % You will need this for calculating r_{eo} and v_{eo}

    delt_add_dim = t_add_dim - 1/86400;
    delt_updatedUTCtime = datetime(UTC_vec_orig) + delt_add_dim;
    delt_updatedUTCvec = datevec(delt_updatedUTCtime);

    reo_dim = lla2eci([obs_lat obs_lon, elevation], UTC_vec);
    delt_reodim = lla2eci([obs_lat obs_lon, elevation], delt_updatedUTCvec);
    veo_dim = reo_dim - delt_reodim; % Finite difference

    reo_nondim = reo_dim'/(1000*384400); % Conversion to non-dimensional units in the ECI frame
    veo_nondim = veo_dim'*(4.342*86400)/(1000*384400); % Conversion to non-dimensional units in the ECI frame

    z_hat_topo = reo_nondim/norm(reo_nondim);
    x_hat_topo = cross(z_hat_topo, [0, 0, 1]')/norm(cross(z_hat_topo, [0, 0, 1]'));
    y_hat_topo = cross(x_hat_topo, z_hat_topo)/norm(cross(x_hat_topo, z_hat_topo));
    
    A = [x_hat_topo'; y_hat_topo'; z_hat_topo']; % Computing A as DCM for transforming between ECI and topographic reference frame

    dmag_dt = dot(reo_nondim, veo_nondim)/norm(reo_nondim);
    
    zhat_dot_topo = (veo_nondim * norm(reo_nondim) - reo_nondim * dmag_dt)/(norm(reo_nondim))^2;
    xhat_dot_topo = cross(zhat_dot_topo, [0, 0, 1]')/norm(cross(z_hat_topo, [0,0,1]')) - dot(x_hat_topo, cross(zhat_dot_topo, [0, 0, 1]'))*x_hat_topo;
    yhat_dot_topo = (cross(xhat_dot_topo, z_hat_topo) + cross(x_hat_topo, zhat_dot_topo))/norm(cross(x_hat_topo, z_hat_topo)) - dot(y_hat_topo, cross(xhat_dot_topo, z_hat_topo) + cross(x_hat_topo, zhat_dot_topo))*y_hat_topo;

    dA_dt = [xhat_dot_topo'; yhat_dot_topo'; zhat_dot_topo'];

    rot_ECI = A^(-1)*rot_topo;
    vot_ECI = A^(-1)*(vot_topo - dA_dt*rot_ECI);

    % Calculating X_{ET} in the synodic frame with our above quantities
    
    ret_ECI = reo_nondim + rot_ECI;
    vet_ECI = veo_nondim + vot_ECI;

    R3 = [cos(t_stamp), -sin(t_stamp), 0; sin(t_stamp), cos(t_stamp), 0; 0, 0, 1];
    dR3_dt = [-sin(t_stamp), -cos(t_stamp), 0; cos(t_stamp), -sin(t_stamp), 0; 0, 0, 0];

    ret_S = R3^(-1)*ret_ECI;
    vet_S = R3^(-1)*(vet_ECI - dR3_dt*ret_S);

    r_be = [-mu, 0, 0]';
    v_be = [0, 0, 0]';

    r_bt = r_be + ret_S; % In synodic reference frame
    v_bt = v_be + vet_S; % In synodic reference frame

    X_bt = [r_bt; v_bt];
end

% Used for converting between X_{BT} in the synodic frame and X_{OT} in the
% topocentric frame for a single state
function [X_ot] = convertToTopo(X_bt, t_stamp)
    % Insert code for obtaining vector between center of Earth and observer

    obs_lat = 30.618963;
    obs_lon = -96.339214;
    elevation = 103.8;
    
    mu = 1.2150582e-2;
    rbe = [-mu, 0, 0]'; % Position vector relating center of earth to barycenter

    UTC_vec_orig = [2024	5	3	2	41	15.1261889999956];
    t_add_dim = t_stamp * (4.342);
    UTC_vec = datevec(datetime(UTC_vec_orig) + t_add_dim);

    delt_add_dim = -1/86400;
    delt_updatedUTCtime = datetime(UTC_vec) + delt_add_dim;
    delt_updatedUTCvec = datevec(delt_updatedUTCtime);

    reo_dim = lla2eci([obs_lat obs_lon, elevation], UTC_vec);
    delt_reodim = lla2eci([obs_lat obs_lon, elevation], delt_updatedUTCvec);
    veo_dim = reo_dim - delt_reodim;

    R_z = [cos(t_stamp), -sin(t_stamp), 0; sin(t_stamp), cos(t_stamp), 0; 0, 0, 1];
    dRz_dt = [-sin(t_stamp), -cos(t_stamp), 0; cos(t_stamp), -sin(t_stamp), 0; 0, 0, 0];

    reo_nondim = reo_dim'/(1000*384400); % Conversion to non-dimensional units and ECI frame
    veo_nondim = veo_dim'*(4.342*86400)/(1000*384400);

    rot_ECI = -reo_nondim + R_z*(-rbe + X_bt(1:3));
    vot_ECI = -veo_nondim + R_z*(X_bt(4:6)) + dRz_dt*(-rbe + X_bt(1:3));

    % Finally, we convert from the ECI frame to the topographic frame

    % Step 1: Find the unit vectors governing this topocentric frame
    z_hat_topo = reo_nondim/norm(reo_nondim);

    x_hat_topo_unorm = cross(z_hat_topo, [0, 0, 1]'); % We choose a 
    % reference vector such as the North Pole, but we have several 
    % choices regarding the second vector
  
    x_hat_topo = x_hat_topo_unorm/norm(x_hat_topo_unorm); % Remember to normalize

    y_hat_topo_unorm = cross(x_hat_topo, z_hat_topo);
    y_hat_topo = y_hat_topo_unorm/norm(y_hat_topo_unorm); % Remember to normalize

    % Step 2: Convert all of the components of 'rot' from our aligned reference
    % frames to this new topocentric frame.
    
    rot_topo = [dot(rot_ECI, x_hat_topo), dot(rot_ECI, y_hat_topo), dot(rot_ECI, z_hat_topo)];

    % Step 3: Handle the time derivatives of vot_topo = d/dt (rot_topo)
    R_topo = [x_hat_topo'; y_hat_topo'; z_hat_topo']; % DCM relating ECI to topocentric coordinate frame
    dmag_dt = dot(reo_nondim, veo_nondim)/norm(reo_nondim); % How the magnitude of r_eo changes w.r.t. time
    
    zhat_dot_topo = (veo_nondim*norm(reo_nondim) - reo_nondim*dmag_dt)/(norm(reo_nondim))^2;
    xhat_dot_topo = cross(zhat_dot_topo, [0, 0, 1]')/norm(cross(z_hat_topo, [0,0,1]')) - dot(x_hat_topo, cross(zhat_dot_topo, [0, 0, 1]'))*x_hat_topo;
    yhat_dot_topo = (cross(xhat_dot_topo, z_hat_topo) + cross(x_hat_topo, zhat_dot_topo))/norm(cross(x_hat_topo, z_hat_topo)) - dot(y_hat_topo, cross(xhat_dot_topo, z_hat_topo) + cross(x_hat_topo, zhat_dot_topo))*y_hat_topo;

    dA_dt = [xhat_dot_topo'; yhat_dot_topo'; zhat_dot_topo'];
    vot_topo = R_topo*vot_ECI + dA_dt*rot_ECI;

    X_ot = [rot_topo'; vot_topo];
end